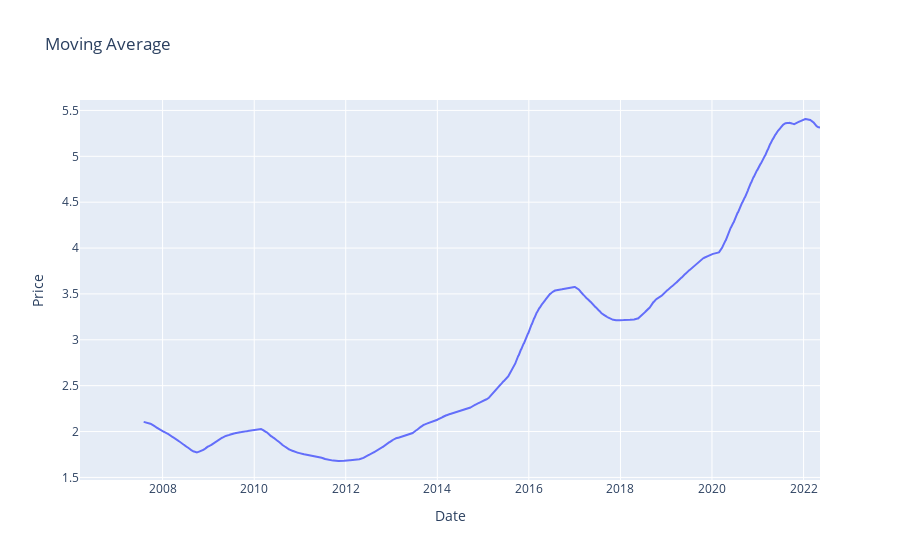

This figure's notebook cell:
### Code cell
ma = df.price.rolling(365).mean()

fig = go.Figure()

fig.add_trace(go.Scatter(x=ma.index, y=ma.values, mode='lines', name='Price'))
fig.update_layout(title='Moving Average', xaxis_title='Date', yaxis_title='Price')

### Figure 1 — Plotly figure (JSON) as saved in the notebook; plotly's stock layout.template omitted (floating-point values rounded to 4 significant figures; data arrays with more than 128 entries replaced by an {"elided": "..."} marker saying what was removed)
{"data": [{"mode": "lines", "name": "Price", "type": "scatter", "x": {"elided": "4219 str values"}, "y": {"elided": "4219 float values"}}], "layout": {"title": {"text": "Moving Average"}, "xaxis": {"title": {"text": "Date"}}, "yaxis": {"title": {"text": "Price"}}}}
